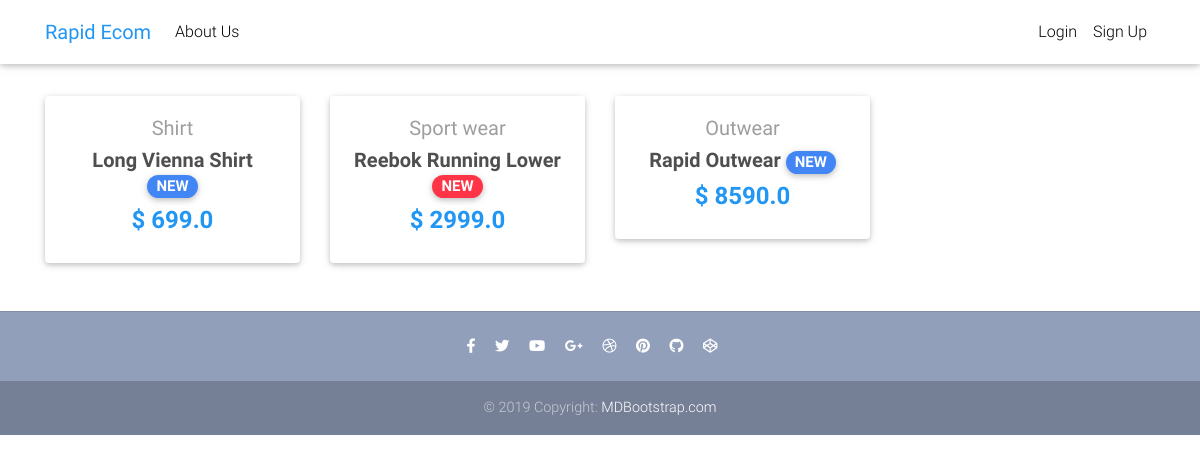
Screenshot of /ecom/ with the database file from the repository.
### Ecommerce/models.py (models this page shows, shortened)
class Item(models.Model):
    title = models.CharField(max_length=100)
    price = models.FloatField()
    discount_price = models.FloatField(blank=True, null=True)
    category = models.CharField(choices=CATEGORY_CHOICES, max_length=2)
    label = models.CharField(choices=LABEL_CHOICES, max_length=1)
    slug = models.SlugField()
    description = models.TextField()
    def get_absolute_url(self):
        return reverse("product-page", kwargs={"slug": self.slug})

### Ecommerce/views.py (the view)
# urls.py: path("", HomeView.as_view(), name="ecom-home"),
class HomeView(ListView):
    model = Item
    paginate_by = 6
    template_name = "home-page.html"

### Ecommerce/templates/home-page.html (shortened to what this page needs)
{% extends 'base.html' %}
{% block content %}
<section class="text-center mb-4">
  <div class="row wow fadeIn">
    {% for item in object_list %}
    <div class="col-lg-3 col-md-6 mb-4">
      <div class="card">
        <div class="card-body text-center">
          <a href="#" class="grey-text">
            <h5>{{ item.get_category_display }}</h5>
          </a>
          <h5>
            <strong>
              <a href="{{ item.get_absolute_url }}" class="dark-grey-text">{{ item.title }}
                <span class="badge badge-pill {{ item.get_label_display }}-color">NEW</span>
              </a>
            </strong>
          </h5>
          <h4 class="font-weight-bold blue-text">
            <strong>$
              {% if item.discount_price %}
              {{ item.discount_price }}
              {% else %}
              {{ item.price }}
              {% endif %}
            </strong>
          </h4>
        </div>
      </div>
    </div>
    {% endfor %}
  </div>
</section>
</div>
{% endblock content %}

### Ecommerce/templates/base.html (style rules this page uses)
html, body, header, .carousel { height: 12vh; }

### rows the page displays
Item: category "Shirt", title "Long Vienna Shirt", discount_price "699.0"
Item: category "Sport wear", title "Reebok Running Lower", discount_price "2999.0"
Item: category "Outwear", title "Rapid Outwear", price "8590.0"
